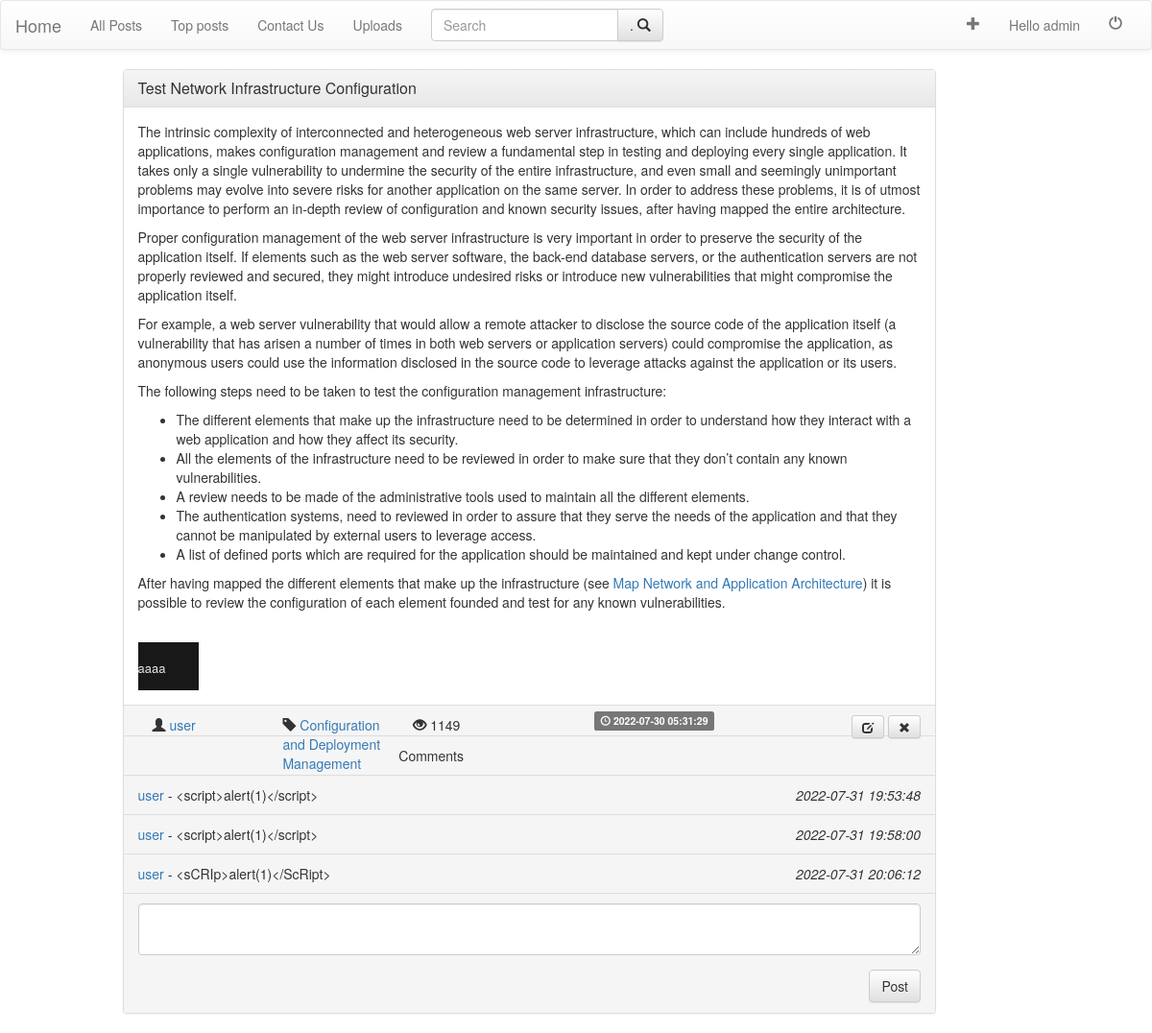
The app's page /posts/post.php?id=23 (signed in) with its own data.
### tables this page shows
CREATE TABLE `posts` (
  `postID` int(11) NOT NULL,
  `postTitle` varchar(200) NOT NULL,
  `postDesc` varchar(10000) NOT NULL,
  `postTime` timestamp NOT NULL DEFAULT current_timestamp() ON UPDATE current_timestamp(),
  `postTag` varchar(40) NOT NULL,
  `postAuthor` varchar(40) NOT NULL
);

CREATE TABLE `user_post` (
  `postAuthor` varchar(40) NOT NULL,
  `postID` int(11) NOT NULL,
  `postLikes` int(11) NOT NULL DEFAULT 0,
  `postDisLikes` int(11) NOT NULL,
  `postComments` int(11) NOT NULL DEFAULT 0,
  `postViews` int(11) NOT NULL DEFAULT 0
);

CREATE TABLE `comments` (
  `postID` int(11) NOT NULL,
  `commentID` int(11) NOT NULL,
  `commentDesc` varchar(500) NOT NULL,
  `commentAuthor` varchar(500) NOT NULL,
  `commentTime` timestamp NOT NULL DEFAULT current_timestamp() ON UPDATE current_timestamp()
);

### include/algos.php (called while the page is built, shortened)
<?php
function increament_views($id , $author) {
  include("../db/dbconnect.php");
  $query="SELECT *
          FROM user_post
          WHERE postID='$id'
          ";
  $result=mysqli_query($conn , $query);
  if($result==true) {
      if(mysqli_num_rows($result) == 1) {
          while($row = mysqli_fetch_assoc($result)) {
              $views=$row['postViews'];
              $views = $views + 1;
              $query="UPDATE user_post
                      SET postViews='$views'
                      WHERE postID='$id'
                      ";
              $res=mysqli_query($conn , $query);
              return $row['postViews'];
          }
      }
  } else {
      echo "Failed to load views";
  }
}
return 0;
?>

### include/frame_comment.php (the view)
<div class="panel-footer">
      <span>
            <a href=<?php echo "../users/profile.php?user=".$comment['commentAuthor'];?> >
                <?php echo $comment['commentAuthor']; ?>
            </a>
            <i>-</i>
              <?php echo $comment['commentDesc']; ?>
      </span>
      <span>
          <span class="pull-right"><i><?php echo $comment['commentTime']; ?></i></span>
      </span>
</div>

### include/frame_post.php
<?php
	include_once("bootstrap_cdn.php");
?>
<div class="container">
		<div class="row">
			<div class="col-md-9 col-md-offset-1">
			<div class="panel panel-default">
		  		<div class="panel-heading">
		    		<h3 class="panel-title">
		    			<a href=<?php echo "post.php?id="; echo $id; ?> ><?php echo $title; ?></a>
		    		</h3>
		  		</div>
		  		<div class="panel-body">
						<?php
							echo $desc;
		    		?>
		  		</div>
		  		<div class="panel-footer">
						<span class="col-sm-2">
				  			<span class="glyphicon glyphicon-user" aria-hidden="true"></span>
				  			<a href=<?php echo "../users/profile.php?user="; echo $author; ?> >
										<?php echo $author?>
				  			</a>
					</span>
					<span class="col-sm-2">
							<span class="glyphicon glyphicon-tag" aria-hidden="true"></span>
			  			<a href=<?php echo "post.php?tags="; echo $tags; ?> >
									<?php echo $tags;?>
			  			</a>
					</span>
						<span class="col-sm-3">
							<?php
								 if(isset($views)) {
									 echo "<span class='glyphicon glyphicon-eye-open' aria-hidden='true'></span>"." ".$views;
								 }
							?>
						</span>
		  			<span class="label label-default">
							<span class="glyphicon glyphicon-time" aria-hidden="true"></span> <?php echo $time ?>
						</span>
			  			<?php
			  				$delete_post_link='../posts/delete_post.php?postid='.$id;
							if(isset($_SESSION['username']) ) {
								if($_SESSION['username']==$author || $_SESSION['usertype']=='admin') {
									echo "
									<span class='pull-right'>
									<a href='update.php?id=$id'  type=\"button\" class=\"btn btn-sm btn-default\">
										<i class=\"glyphicon glyphicon-edit\"></i>
									</a>
									<a href=$delete_post_link type=\"button\" class=\"btn btn-sm btn-default\">
										<i class=\"glyphicon glyphicon-remove\"></i>
									</a>
									</span>
									";
								}
							}
						?>
		  		</div>
			<?php
					if(isset($_REQUEST['id'])) {
							include("../posts/comments.php");
							if(isset($_SESSION['username']))
									include("../include/commentform.php");
					}
			?>
			</div>
		</div>
		</div>
</div>

### posts/comments.php
<?php
      $query="SELECT * FROM comments WHERE postID='$id'  ";
      $result=mysqli_query($conn , $query);
      if($result) {
        echo "
        <div class='panel-footer'>
        Comments
        </div>
        ";
          if(mysqli_num_rows($result) > 0) {
            while($comment=mysqli_fetch_assoc($result)) {
                include("../include/frame_comment.php");
            }
          }
      } else {
        echo "Query failed";
      }
?>

### records on screen
posts: postTitle "Test Network Infrastructure Configuration", postDesc "The intrinsic complexity of interconnected and heterogeneous web server infrastructure, which can include hundreds of web applications, makes configuration management and review a fundamental step in testing and deploying every single application. It takes only a single vulnerability to undermine the security of the entire infrastructure, and even small and seemingly unimportant problems may evolve into severe risks for another application on the same server. In order to address these problems, it is of utmost importance to perform an in-depth review of configuration and known security issues, after having mapped the entire architecture. Proper configuration management of the web server…", postAuthor "user", postTag "Configuration and Deployment Management", views "1149", postTime "2022-07-30 05:31:29"
comments: commentAuthor "user", commentDesc "<script>alert(1)</script>", commentTime "2022-07-31 19:53:48"
comments: commentAuthor "user", commentDesc "<script>alert(1)</script>", commentTime "2022-07-31 19:58:00"
comments: commentAuthor "user", commentDesc "<sCRIp>alert(1)</ScRipt>", commentTime "2022-07-31 20:06:12"

### other values on screen
$username "admin"
